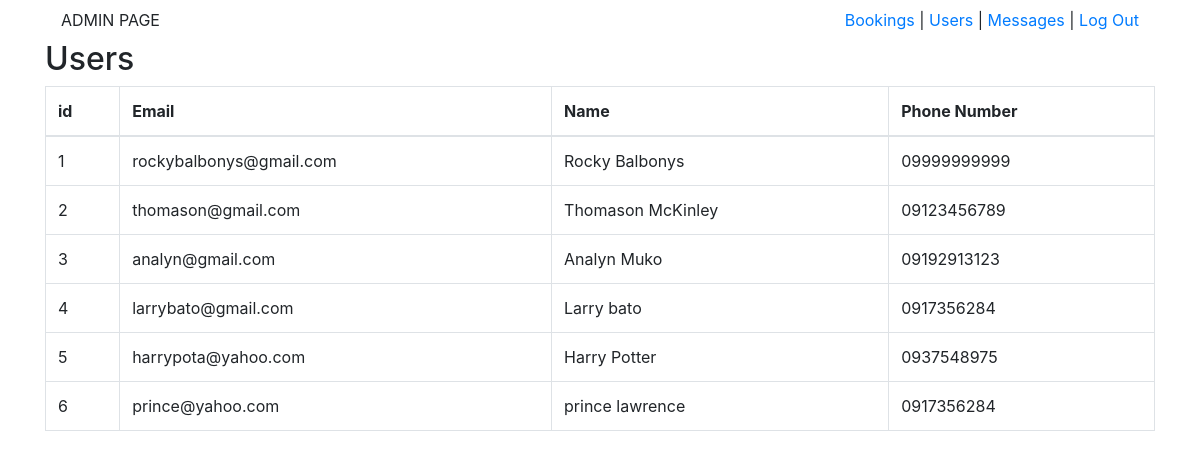
Page /admin/users.php on the earlier database version.
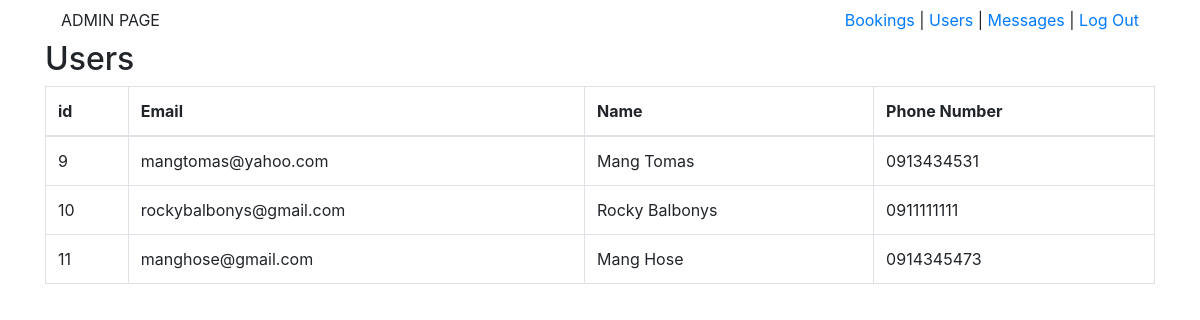
Same page on the later database version.
### tables this page shows
CREATE TABLE `tbl_users` (
  `user_id` int NOT NULL,
  `user_email` varchar(50) NOT NULL,
  `user_password` varchar(60) NOT NULL,
  `user_firstname` varchar(50) NOT NULL,
  `user_lastname` varchar(50) NOT NULL,
  `user_gender` varchar(10) NOT NULL,
  `user_phonenumber` varchar(11) NOT NULL
);

### admin/users.php (the view, shortened to what this page needs)
<?php
    include "connection.php";
?>
<!DOCTYPE html>
<html lang="en">
<head>
    <link href="https://stackpath.bootstrapcdn.com/bootstrap/4.5.2/css/bootstrap.min.css" rel="stylesheet">
</head>
<body>
    <div class="container">
            <nav class="navbar">
                <div class="nav-item">ADMIN PAGE</div>
                <div class="nav-item"><a href  ="adminpage.php">Bookings</a> | <a href  ="users.php">Users</a> | <a href  ="messages.php">Messages</a> |  <a href="logout.php">Log Out</a></div>
            </nav>
            <div class="h2">
                Users
            </div>
            <div>
                <?php
                    $selectAllUsers = "SELECT * FROM tbl_users
                     ORDER BY user_id";
                    $query = mysqli_query($conn, $selectAllUsers);
                    if (mysqli_query($conn, $selectAllUsers)) {
                       echo '<table class="table table-bordered" id="bookingTable">
                                   <thead>
                                       <tr>
                                           <th>id</th>
                                           <th>Email</th>
                                           <th>Name</th>
                                           <th>Phone Number</th>
                                       </tr>
                                   </thead>
                                   <tbody>';
                           while ($row = mysqli_fetch_array($query)) {
                               echo '<tr>';
                               echo '<td>' .  $row["user_id"] . '</td>';
                               echo '<td>' .  $row["user_email"] . '</td>';
                               echo '<td>' . $row["user_firstname"] . " " . $row["user_lastname"] . '</td>';
                               echo '<td>' . $row["user_phonenumber"] . '</td>';
                               echo '</tr>';
                           }
                           echo '</tbody>
                               </table>';
                    }
                ?>
            </div>
    </div>
</body>
</html>

Differences in the rows shown:
removed tbl_users: user_id "1", user_email "rockybalbonys@gmail.com", user_firstname "Rocky", user_lastname "Balbonys", user_phonenumber "09999999999"
removed tbl_users: user_id "2", user_email "thomason@gmail.com", user_firstname "Thomason", user_lastname "McKinley", user_phonenumber "09123456789"
removed tbl_users: user_id "3", user_email "analyn@gmail.com", user_firstname "Analyn", user_lastname "Muko", user_phonenumber "09192913123"
removed tbl_users: user_id "4", user_email "larrybato@gmail.com", user_firstname "Larry", user_lastname "bato", user_phonenumber "0917356284"
removed tbl_users: user_id "5", user_email "harrypota@yahoo.com", user_firstname "Harry", user_lastname "Potter", user_phonenumber "0937548975"
removed tbl_users: user_id "6", user_email "prince@yahoo.com", user_firstname "prince", user_lastname "lawrence", user_phonenumber "0917356284"
added tbl_users: user_id "9", user_email "mangtomas@yahoo.com", user_firstname "Mang", user_lastname "Tomas", user_phonenumber "0913434531"
added tbl_users: user_id "10", user_email "rockybalbonys@gmail.com", user_firstname "Rocky", user_lastname "Balbonys", user_phonenumber "0911111111"
added tbl_users: user_id "11", user_email "manghose@gmail.com", user_firstname "Mang", user_lastname "Hose", user_phonenumber "0914345473"
